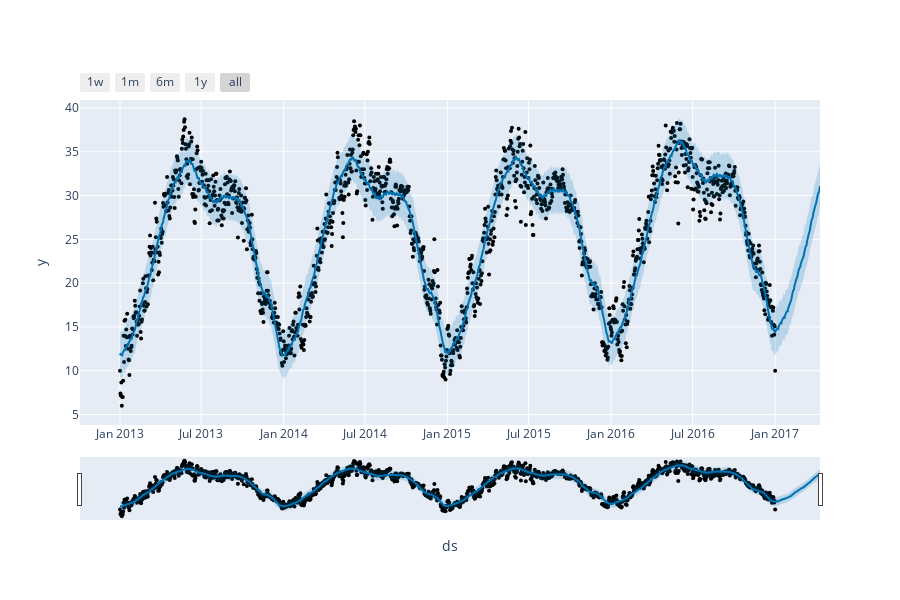

This figure's notebook cell:
### Code cell
from prophet import Prophet
from prophet.plot import plot_plotly, plot_components_plotly
model = Prophet()
model.fit(forecast_data)
forecasts = model.make_future_dataframe(periods = 100)
predictions = model.predict(forecasts)
plot_plotly(model, predictions)

### Figure 1 — Plotly figure (JSON) as saved in the notebook; plotly's stock layout.template omitted (floating-point values rounded to 4 significant figures; data arrays with more than 128 entries replaced by an {"elided": "..."} marker saying what was removed)
{"data": [{"marker": {"color": "black", "size": 4}, "mode": "markers", "name": "Actual", "type": "scatter", "x": {"elided": "1462 str values"}, "y": {"elided": "1462 float values"}}, {"hoverinfo": "skip", "line": {"width": 0}, "mode": "lines", "type": "scatter", "x": {"elided": "1562 str values"}, "y": {"elided": "1562 float values"}}, {"fill": "tonexty", "fillcolor": "rgba(0, 114, 178, 0.2)", "line": {"color": "#0072B2", "width": 2}, "mode": "lines", "name": "Predicted", "type": "scatter", "x": {"elided": "1562 str values"}, "y": {"elided": "1562 float values"}}, {"fill": "tonexty", "fillcolor": "rgba(0, 114, 178, 0.2)", "hoverinfo": "skip", "line": {"width": 0}, "mode": "lines", "type": "scatter", "x": {"elided": "1562 str values"}, "y": {"elided": "1562 float values"}}], "layout": {"height": 600, "showlegend": false, "width": 900, "xaxis": {"rangeselector": {"buttons": [{"count": 7, "label": "1w", "step": "day", "stepmode": "backward"}, {"count": 1, "label": "1m", "step": "month", "stepmode": "backward"}, {"count": 6, "label": "6m", "step": "month", "stepmode": "backward"}, {"count": 1, "label": "1y", "step": "year", "stepmode": "backward"}, {"step": "all"}]}, "rangeslider": {"visible": true}, "title": {"text": "ds"}, "type": "date"}, "yaxis": {"title": {"text": "y"}}}}
